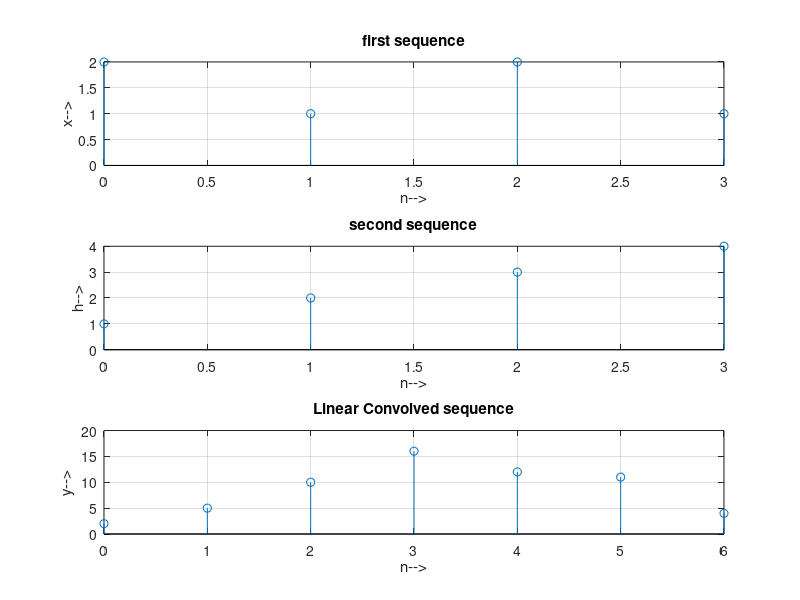

This figure's MATLAB source:
clear all
clc
close all
x = [2 1 2 1];
nx = 0:3;
h = [1 2 3 4];
nh = 0:3;
b = [5 6 7 8];
nb = 0:3;
y = conv(x, h);
ny = nx(1) - nh(1):nx(length(x)) + nh(length(h));

subplot(3, 1, 1);
stem(nx, x);
xlabel('n-->');
ylabel('x-->');
title('first sequence');
grid on;

subplot(3, 1, 2);
stem(nh, h);
xlabel('n-->');
ylabel('h-->');
title('second sequence');
grid on;

subplot(3, 1, 3);
stem(ny, y);
xlabel('n-->');
ylabel('y-->');
title('Linear Convolved sequence');
grid on;

disp('First Sequence is :');
x
disp('Second sequence is :');
h
disp('Linear convolution is :');
y
